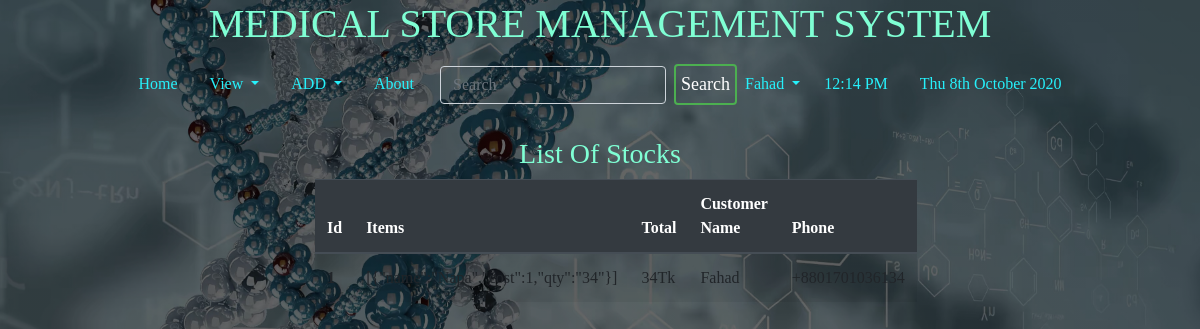
The app's page /sales/ (signed in) with its own data.
### home/models.py (models this page shows, shortened)
class Sales(models.Model):
    items_json = models.CharField(max_length=900)
    amount = models.IntegerField(default=0)
    name=models.CharField(max_length=100, default="")
    phone = models.CharField(max_length=100, default="")
    time=models.DateTimeField(default=now)

### home/views.py (the view)
# urls.py: path('sales/', SalesListView.as_view(), name='sales-list'),
class SalesListView(generic.ListView):
    model = Sales
    template_name = 'home/sales_list.html'
    context_object_name = 'sales'
    queryset = Sales.objects.all().order_by('name')

### templates/home/sales_list.html
{% extends 'basic.html' %}
{% block body %}
{% load static %}
{% load crispy_forms_tags %}
{% if user.is_authenticated %}
<div class="col-md-6 offset-md-3">
 <h3 class="text-center">List Of Stocks</h3>
<table class="table table-striped">
  <thead class="thead-dark">
    <tr>
      <th scope="col">Id</th>
      <th scope="col">Items</th>
      <th scope="col">Total</th>
      <th scope="col">Customer Name</th>
      <th scope="col">Phone</th>
    </tr>
  </thead>
  <tbody>
  {% for p in sales %}
    <tr>
      <th scope="row">{{p.id}}</th>
      <td>{{p.items_json}}</td>
      <td>{{p.amount}}Tk</td>
      <td>{{p.name}}</td>
      <td>{{p.phone}}</td>
       </tr>
    {% endfor %}
  </tbody>
</table>
</div>
{% else %}
<h2>Please Log in to Create a Post</h2>
{% endif %}
{% endblock body %}

### templates/basic.html (shortened to what this page needs)
<!DOCTYPE html>
<html lang="en">
<head>
    <link rel="stylesheet" href="https://stackpath.bootstrapcdn.com/bootstrap/4.2.1/css/bootstrap.min.css"
 />
    {% load static %}
    <link href="{% static 'css/style.css'  %}" rel="stylesheet" />
</head>
<body style="
      background: linear-gradient(rgba(0, 0, 0, 0.6), rgba(0, 0, 0, 0.6)),
        url('/static/images/map.jpg');
      background-size: cover;
      background-attachment: fixed;
      background-position: top;
    ">
    <h1 class="text-center"> MEDICAL STORE MANAGEMENT SYSTEM</h1>
    <nav class="navbar navbar-expand-lg navbar-light" style="background: none; color: white; text-color: white">
        <div class="collapse navbar-collapse" id="navbarSupportedContent">
            <ul class="nav justify-content-center">
                <li class="nav-item {% block blogactive %} {% endblock blogactive %}">
                    <a class="nav-link" href="/">Home</a>
                </li>
                <li class="nav-item dropdown">
                    <a class="nav-link dropdown-toggle" href="#" id="navbarDropdown" role="button"
                        data-toggle="dropdown" aria-haspopup="true" aria-expanded="false">
                        View
                    </a>
                </li>
                <li class="nav-item dropdown">
                    <a class="nav-link dropdown-toggle" href="#" id="navbarDropdown" role="button"
                        data-toggle="dropdown" aria-haspopup="true" aria-expanded="false">
                        ADD
                    </a>
                </li>
                <li class="nav-item {% block aboutactive %} {% endblock aboutactive %}">
                    <a class="nav-link" href="/about/">About</a>
                </li>
                {% if user.is_authenticated %}
                <ul class="navbar-nav">
                    <form method="post" action="/search/" class="form-inline my-2 my-lg-0">
                        <li>
                            <input class="form-control mr-sm-2" style="background: none; color: white" type="search"
                                placeholder="Search" aria-label="Search" name="q" id="q" />
                        </li>
                        <li>
                            <button class="btn btn-outline-dark my-2 my-sm-0" type="submit">
                                Search
                            </button>
                        </li>
                    </form>
                    <li class="nav-item dropdown">
                        <a class="nav-link dropdown-toggle" href="#" id="navbarDropdown" role="button"
                            data-toggle="dropdown" aria-haspopup="true" aria-expanded="false">
                            {{request.user}}
                        </a>
                    </li>
                </ul>
                {% else %}
                <li class="nav-item {% block login %} {% endblock login %}">
                    <a class="nav-link" href="{% url 'home:login' %}">Login</a>
                </li>
                {% endif %}
                <li class="nav-item">
                    <a class="nav-link" href="">{% now "h:i A" as current_time %} {{ current_time|center:"150" }}</a>
                </li>
                <li class="nav-item">
                    <a class="nav-link" href="">{% now "D jS F Y" %}</a>
                </li>
            </ul>
        </div>
    </nav>
    <br />
    {% block body %} {% endblock %} {% block js %} {% endblock %}
</body>
</html>

### static/css/style.css (style rules this page uses)
body { margin: 0; padding: 0; font-family: sens-serif; height: 100vh; }
.nav ,.collapse { width:100%; }
.navbar .nav .nav-item .nav-link:link, .navbar .nav .nav-item .nav-link:visited { color: #26f1fb; text-align: center; }
* { padding: 0; margin: 0; border-radius: border-box; }
input { width: 100%; border: none; outline: none; background: none; color: white; float: left; margin: 0 10px; font-size: 18px; }
.btn { width: auto; background: none; border: 2px solid #4caf50; color: white; padding: 5px; font-size: 18px; cursor: pointer; margin: 12px 0; }
.col-md-6, .col-md-7, .col-md-8, .col-md-9, .col-md-10 { background: none; color: white; }
h1, h2, h3, h4, h5, h6 { background: none; color: aquamarine; }

### records on screen
Sales: id "1", items_json "[{\"name\":\"Napa\",\"cost\":1,\"qty\":\"34\"}]", amount "34", name "Fahad", phone "+8801701036134"

### other values on screen
{{ request.user }} "Fahad"
{{ current_time|center:"150" }} "12:14 PM"
